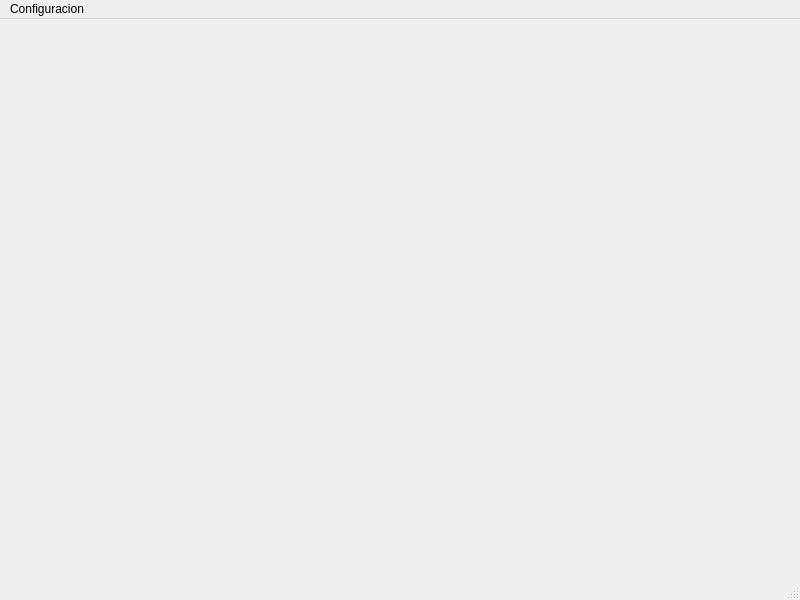
<?xml version="1.0" encoding="UTF-8"?>
<ui version="4.0">
 <class>MainWindow</class>
 <widget class="QMainWindow" name="MainWindow">
  <property name="geometry">
   <rect>
    <x>0</x>
    <y>0</y>
    <width>800</width>
    <height>600</height>
   </rect>
  </property>
  <property name="windowTitle">
   <string>College Manager</string>
  </property>
  <widget class="QWidget" name="centralwidget"/>
  <widget class="QMenuBar" name="menubar">
   <property name="geometry">
    <rect>
     <x>0</x>
     <y>0</y>
     <width>800</width>
     <height>21</height>
    </rect>
   </property>
   <widget class="QMenu" name="menuConfiguracion">
    <property name="title">
     <string>Configuracion</string>
    </property>
    <addaction name="dbConfigAction"/>
   </widget>
   <addaction name="menuConfiguracion"/>
  </widget>
  <widget class="QStatusBar" name="statusbar"/>
  <action name="dbConfigAction">
   <property name="text">
    <string>Base de datos</string>
   </property>
  </action>
 </widget>
 <resources/>
 <connections/>
</ui>
